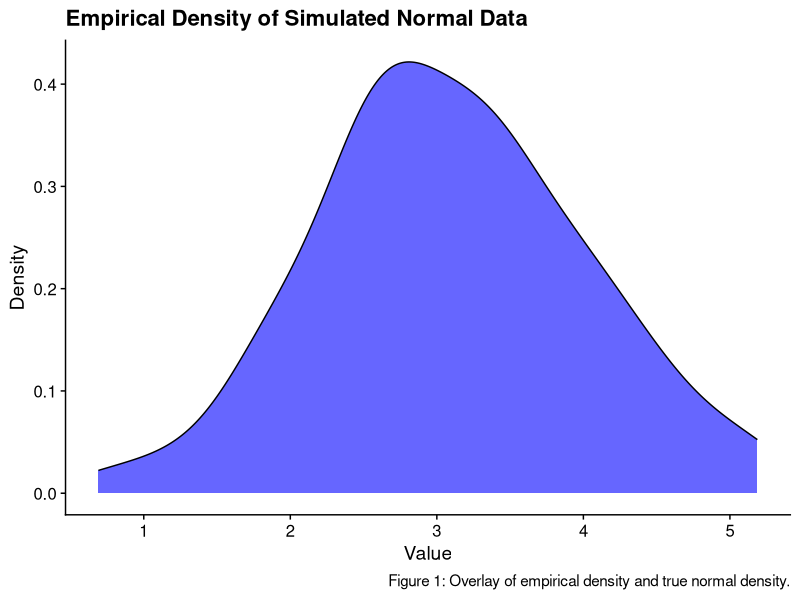
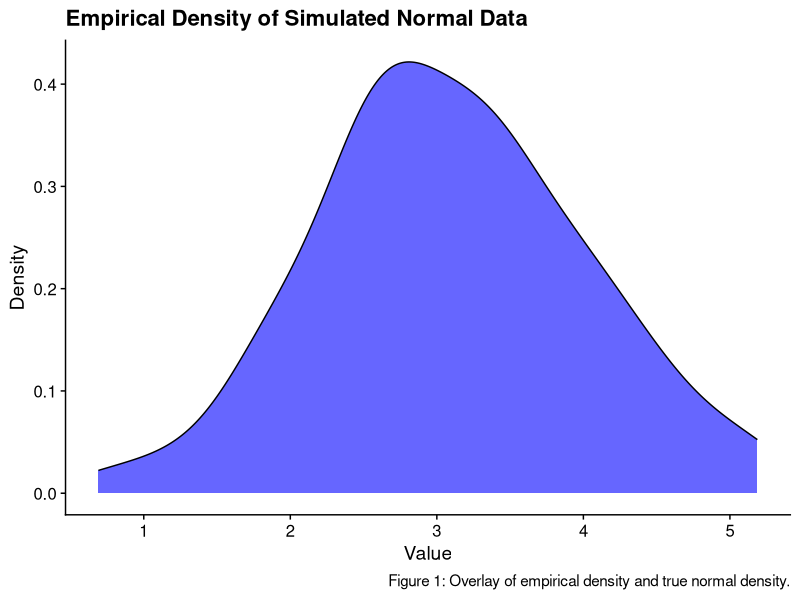

Write the R code that produced these figures, in order. (Note: this script raises an error after producing the figures.)
## ---- chunk 1
# Load library  
library(cowplot)
library(ggplot2)

set.seed(123)
#generate random normal data points 
random <- rnorm(100, mean = 3, sd = 1)
data <- as.data.frame(random)
head(data)

p1 <- ggplot(data, aes(x = random)) +
  geom_density(fill = "blue", alpha = 0.6) + #empirical density 
  
  labs(
    title = "Empirical Density of Simulated Normal Data",
    x = "Value",
    y = "Density", 
    caption = "Figure 1: Overlay of empirical density and true normal density." 
    ) + 
  theme_cowplot()

#Save the photo to file 
dir.create("_tmp", showWarnings = FALSE)
ggsave("_tmp/Empir_density-plot.png", plot = p1)
ggsave("Empir_density-plot.png")

## ---- chunk 2
# Load required libraries  
if (!requireNamespace("palmerpenguins", quietly = TRUE)) {  
  install.packages("palmerpenguins")  
}  
if (!requireNamespace("dplyr", quietly = TRUE)) {  
  install.packages("dplyr")  
}  
if (!requireNamespace("knitr", quietly = TRUE)) {  
  install.packages("knitr")  
}  

library(palmerpenguins)  
library(dplyr)  
library(knitr)  

# Step 1: Load the penguins dataset  
data("penguins")  

# Step 2: Create a two-way frequency table  
frequency_table <- table(penguins$species, penguins$island)  

# Step 3: Format the table using kable for better display  
kable(frequency_table,   
      col.names = c("Species / Island", "Dream", "Torgersen", "Biscoe"),   
      caption = "Two-Way Frequency Table of Penguin Species by Island Location",  
      align = 'c',  
      format.args = list(big.mark = ",")) |> 
  kable_styling(full_width = FALSE, position = "center")
## ---- chunk 3
# Load necessary libraries  
library(palmerpenguins)  
library(ggplot2)  

# Load the penguins dataset  
data("penguins")  

# Remove rows with NA values in flipper_length_mm  
penguins_clean <- penguins[!is.na(penguins$flipper_length_mm), ]  

# Plot 1: All species in the same plot, using geom_boxplot  
boxplot_plot <- ggplot(penguins_clean, aes(x = species, y = flipper_length_mm, fill = species)) +  
  geom_boxplot() +  
  labs(title = "Flipper Length Distribution by Species (Boxplot)",  
       x = "Species",  
       y = "Flipper Length (mm)") +  
  theme_minimal() +  
  theme(legend.position = "top")  # Move legend to top for better readability  

print(boxplot_plot)  

# Plot 2: All species in the same plot, using geom_density  
density_plot <- ggplot(penguins_clean, aes(x = flipper_length_mm, fill = species)) +  
  geom_density(alpha = 0.5) +  # Use alpha for transparency  
  labs(title = "Flipper Length Distribution by Species (Density Plot)",  
       x = "Flipper Length (mm)",  
       y = "Density") +  
  theme_minimal() +  
  theme(legend.position = "top")  # Move legend to top for better readability  

print(density_plot)  

# Plot 3: Each species in a separate facet  
facet_plot <- ggplot(penguins_clean, aes(x = flipper_length_mm, fill = species)) +  
  geom_density(alpha = 0.5) +  
  facet_wrap(~ species, ncol = 1) +  # Facet by species  
  labs(title = "Flipper Length Distribution by Species (Faceted Density Plot)",  
       x = "Flipper Length (mm)",  
       y = "Density") +  
  theme_minimal() +  
  theme(legend.position = "none")  # Remove legend as species is clear in facets  

print(facet_plot)
